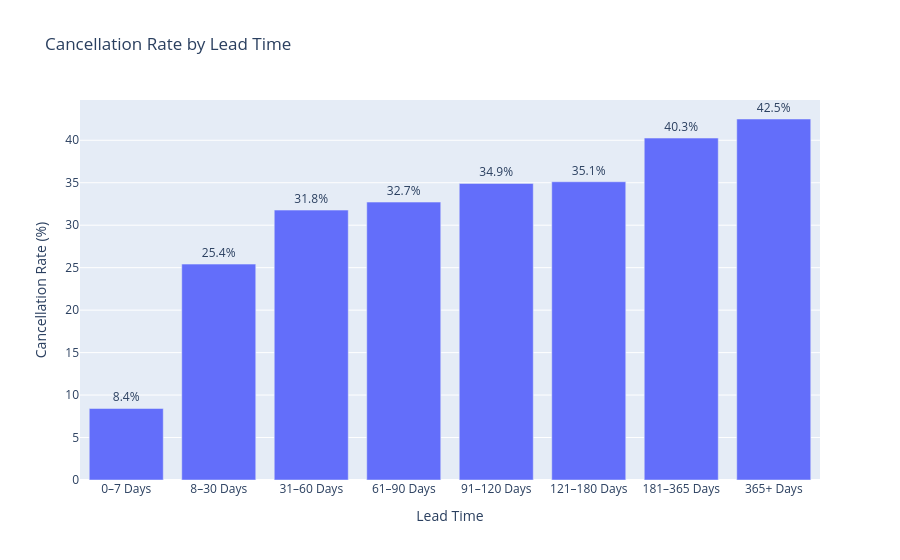

Notebook cell for this chart:
### Code cell
fig = px.bar(
    lead_analysis,
    x="lead_time_group",
    y="Cancellation Rate",
    text="Cancellation Rate",
    title="Cancellation Rate by Lead Time"
)

fig.update_traces(
    texttemplate="%{text:.1f}%",
    textposition="outside"
)

fig.update_layout(
    xaxis_title="Lead Time",
    yaxis_title="Cancellation Rate (%)"
)

fig.show()

### Figure 1 — Plotly figure (JSON) as saved in the notebook; plotly's stock layout.template omitted (floating-point values rounded to 4 significant figures)
{"data": [{"hovertemplate": "lead_time_group=%{x}<br>Cancellation Rate=%{text}<extra></extra>", "legendgroup": "", "marker": {"color": "#636efa", "pattern": {"shape": ""}}, "name": "", "orientation": "v", "showlegend": false, "text": [8.42, 25.42, 31.78, 32.72, 34.92, 35.12, 40.26, 42.5], "textposition": "outside", "texttemplate": "%{text:.1f}%", "type": "bar", "x": ["0–7 Days", "8–30 Days", "31–60 Days", "61–90 Days", "91–120 Days", "121–180 Days", "181–365 Days", "365+ Days"], "xaxis": "x", "y": [8.42, 25.42, 31.78, 32.72, 34.92, 35.12, 40.26, 42.5], "yaxis": "y"}], "layout": {"barmode": "relative", "legend": {"tracegroupgap": 0}, "title": {"text": "Cancellation Rate by Lead Time"}, "xaxis": {"anchor": "y", "domain": [0, 1], "title": {"text": "Lead Time"}}, "yaxis": {"anchor": "x", "domain": [0, 1], "title": {"text": "Cancellation Rate (%)"}}}}
